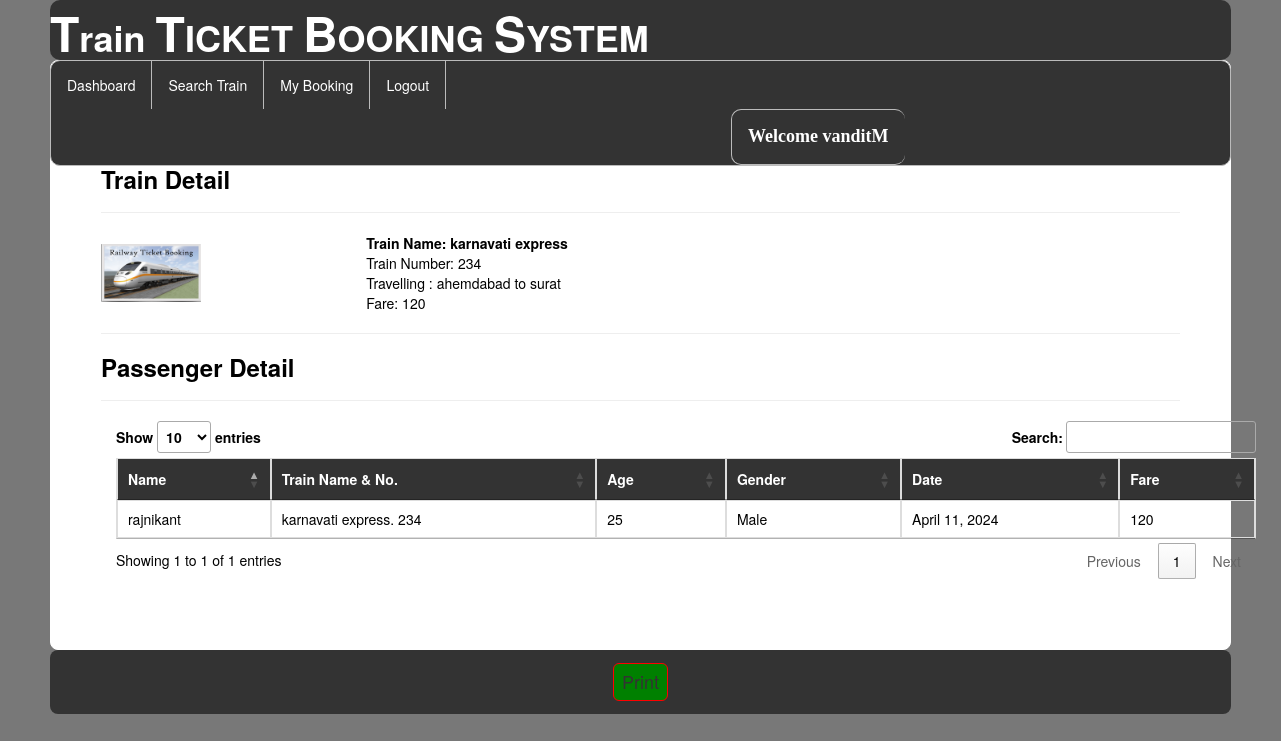
/view_ticket/24 (signed in), run on the app's committed database.
### railway/models.py (models this page shows, shortened)
class Book_ticket(models.Model):
    passenger=models.ForeignKey(Passenger,on_delete=models.CASCADE,null=True)
    user=models.ForeignKey(Register,on_delete=models.CASCADE,null=True)
    route=models.CharField(max_length=100,null=True)
    date2=models.DateField(null=True)
    fare=models.IntegerField(null=True)

class Passenger(models.Model):
    user = models.ForeignKey(Register,on_delete=models.CASCADE,null=True)
    train = models.ForeignKey(Add_Train,on_delete=models.CASCADE,null=True)
    name = models.CharField(max_length=100,null=True)
    age = models.IntegerField(null=True)
    gender = models.CharField(max_length=30,null=True)
    route=models.CharField(max_length=100,null=True)
    status = models.CharField(max_length=30,null=True)
    date1 = models.DateField(null=True)
    fare = models.IntegerField(null=True)

class Add_Train(models.Model):
    trainname = models.CharField(max_length=30,null=True)
    train_no = models.IntegerField(null=True)
    from_city = models.CharField(max_length=30,null=True)
    to_city = models.CharField(max_length=30,null=True)
    departuretime=models.CharField(max_length=30,null=True)
    arrivaltime=models.CharField(max_length=30,null=True)
    trevaltime=models.CharField(max_length=100,null=True)
    distance=models.IntegerField(null=True)
    img=models.ImageField(upload_to="train_photos/", null=True)

### railway/views.py (the view)
# urls.py: path('view_ticket/<int:pid>',view_ticket, name="view_ticket"),
def view_ticket(request,pid):
    if not request.user.is_authenticated:
        return redirect('login_customer')
    book = Book_ticket.objects.get(id=pid)
    d = {'book':book}
    return render(request,'view_ticket.html',d)

### railway/templates/view_ticket.html (shortened to what this page needs)
{% extends 'navigation2.html' %}
{% load static %}
{% block b %}
<div id = "mydiv" style="color:Black;border:1px solid white;border-radius:8px;background-color:white;padding:50px">
    <h3><strong>Train Detail</strong></h3><hr>
    <table width="800">
        <tr>
            <td><img src="{{book.passenger.train.img.url}}" style="width:100px;height:70"></td>
            <td><b>Train Name: {{book.passenger.train.trainname}}</b><br>
                Train Number: {{book.passenger.train.train_no}}<br>
                Travelling : {{book.route}}<br>
                Fare: {{book.passenger.fare}}<br></td>
        </tr>
    </table>
            <hr><h3><strong>Passenger Detail</strong></h3><hr>
    <div class="container">
<table class="table table-bordered" id="myTable">
  <thead style="color:white;background-color:#333">
  <tr>
    <th>Name</th>
      <th>Train Name & No.</th>
      <th> Age</th>
    <th>Gender</th>
    <th>Date</th>
       <th>Fare</th>
  </tr>
  </thead>
   <tbody>
  <tr>
    <td>{{book.passenger.name}}</td>
    <td>{{book.passenger.train.trainname}}. {{book.passenger.train.train_no}}</td>
      <td>{{book.passenger.age}}</td>
      <td>{{book.passenger.gender}}</td>
      <td>{{book.passenger.date1}}</td>
      <td>{{book.passenger.fare}}</td>
  </tr>
    </tbody>
</table>
 </div><br>
</div>
<div style="text-align : center ; background-color:#333;border-radius:8px;padding-top:3px;padding-bottom:3px"><h4 style="color:white;">
    <button onclick = "printDiv()" style="background-color:green;border-radius:6px;border:1px solid red;padding:8px"><a href="#" style="color:#333">Print</a> </button></h4></div>
{% endblock %}

### railway/templates/navigation2.html (shortened to what this page needs)
{% extends 'head.html' %}
{% load static %}
{% block body %}
<link rel = stylesheet href = "//cdn.datatables.net/1.10.19/css/jquery.dataTables.min.css">
<ul class="id2">
  <li class="id1"><a href="{% url 'dashboard' %}">Dashboard</a></li>
  <li class="id1"><a href="{% url 'search_train' %}">Search Train</a></li>
  <li class="id1"><a href="{% url 'my_booking' %}">My Booking</a></li>
  <li class="id1"><a href="{% url 'log_out' %}">Logout</a></li>
    <li class="id2" style="margin-left:680px"><a href="" style="color:white"><strong style="font-size:18px;font-family:cursive">Welcome {{request.user.username}}</strong></a></li>
</ul>
{% block b %}
{% endblock %}
{% endblock %}

### railway/templates/navigation2.html (style rules this page uses)
.id2 { list-style-type: none; margin: 0; padding: 0; overflow: hidden; background-color: #333; border-radius:10px; border:1px solid #bbb; }
.id1 { float: left; border-right:1px solid #bbb; }
.id2 { float: left; border-left:1px solid #bbb; }
li:last-child { border-right: none; }
li a { display: block; color: white; text-align: center; padding: 14px 16px; text-decoration: none; }

### data on the page
Book_ticket: passenger.train.img (picture), passenger.train.trainname "karnavati express", passenger.train.train_no "234", route "ahemdabad to surat", passenger.fare "120", passenger.name "rajnikant", passenger.age "25", passenger.gender "Male", passenger.date1 "April 11, 2024"

### other printed values
{{ request.user.username }} "vanditM"
